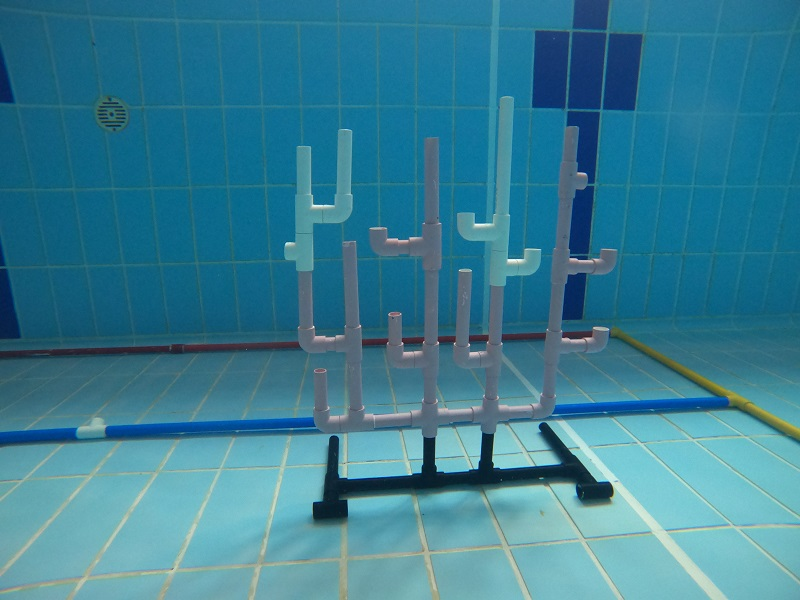
#> input picture scripts/grabcut/coral_under3.JPG, 800 x 600 px, found by its file name
$ python mask_tograbcut.py
#> lines starting #> are read from the running program, lines starting #| are printed output that depends on the picture; after the words box and inside, x2 and y2 are one past the last pixel; in counts of white or black regions, pixels touching at a corner belong together
import cv2
import numpy as np
from matplotlib import pyplot as plt

""" take in input mask: coral_mask.jpg for rect, background_mask.jpg for mask
    and edit values onto mask to simulate grabcut rect mask """

def get_rect():
    """
    take in mask from hsv to get approximate rect around coral
    replaces the edited_src.jpg, substitute for yolo
    """

    # read as 3 channel as rect later on drawn in purple
    img_drawrect = cv2.imread("coral_mask.jpg")
    if img_drawrect is None:
        exit("ERROR: failed to read img_drawrect")

    # need gray for contour operation
    image_gray = cv2.cvtColor(img_drawrect, cv2.COLOR_BGR2GRAY)

    # closed = cv2.morphologyEx(image_gray, cv2.MORPH_CLOSE, np.ones((3,3), np.uint8))
    closed = image_gray

    contours, hierarchy = cv2.findContours(closed, cv2.RETR_EXTERNAL, cv2.CHAIN_APPROX_SIMPLE)
    # draw in blue the contours that were found
    # cv2.drawContours(img_drawrect, contours, -1, [255,0,0], thickness=2)

    # find the biggest countour (c) by area
    c = max(contours, key = cv2.contourArea)
    cv2.drawContours(img_drawrect, c, -1, [255,0,255], thickness=3)
    x,y,w,h = cv2.boundingRect(c)

    # need to extend out ceiling as as white coral poorly detected
    # TODO: make function for extend range to handle edge cases of <0 and >width, >height
    extend_range = 10
    ext_x = x-extend_range
    ext_y = y-extend_range
    ext_w = w+2*extend_range
    ext_h = h+2*extend_range

    rect = (ext_x, ext_y, ext_w, ext_h)
    print ("rect", rect)

    # draw green rect around the biggest contour (c)
    # cv2.rectangle(img_drawrect,(x-extend_range,y-extend_range),(x+w+extend_range,y+h+extend_range),(0,255,0),2)
    cv2.rectangle(img_drawrect, (ext_x, ext_y), (ext_x+ext_w, ext_y+ext_h), (0,255,0), thickness=2)

    # cv2.imshow("rect", img_drawrect)
    # cv2.waitKey(0)

    return rect

def get_mask(rect):
    """ convert background_mask.jpg to appropriate mask for grabcut """

    background_mask = cv2.imread("background_mask.jpg", 0)

    # to clean up stray pixels
    _, background_mask = cv2.threshold(background_mask, 127, 255, cv2.THRESH_BINARY)

    print("background_mask.shape", background_mask.shape)
    height, width = background_mask.shape[:2]

    # get (i, j) positions of all RGB pixels that are black (i.e. [0, 0, 0])
    white_pixels = np.where(background_mask[:, :] != 0)

    # out_mask initialized as probable foreground
    out_mask = np.zeros(background_mask.shape, dtype=np.uint8)
    out_mask[:,:] = 3
    """
        0: background
        1: foreground
        2: probable background
        3: probable foreground
    """
    out_mask[white_pixels] = 2      # probable background based on blue background mask

    # drawing definite background (0) on out_mask, all pixels outside rect
    img_drawrect = np.zeros(background_mask.shape, dtype=np.uint8)
    cv2.rectangle(img_drawrect, (rect[0], rect[1]), (rect[0]+rect[2], rect[1]+rect[3]), 255, thickness=-1)
    out_mask[np.where(img_drawrect==0)] = 0
    # cv2.imshow("img_drawrect in get mask", img_drawrect)

    combined_background = np.where((out_mask==0) + (out_mask==2), 255, 0).astype('uint8')
    combined_foreground = cv2.bitwise_not(combined_background)

    # [5 lines of commented-out code are left out]

    return out_mask


img_src = cv2.imread("coral_under3.jpg")
#> img_src is the input picture: shape (600, 800, 3); mean B, G, R 148, 126.5, 56.7
rect = get_rect()
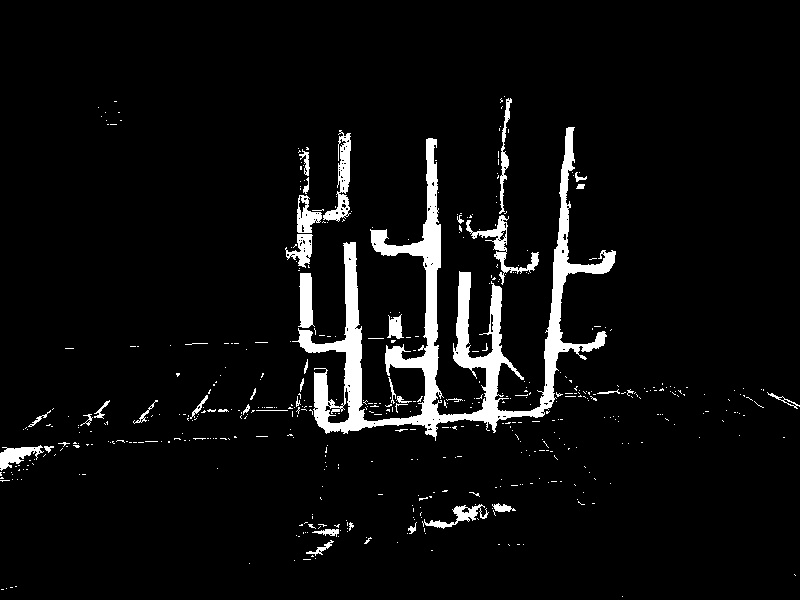
#> input picture scripts/grabcut/coral_mask.jpg, 800 x 600 px
#> in get_rect, img_drawrect is the input picture: shape (600, 800, 3); min 0, max 255, mean 13.8
#> in get_rect, `contours, hierarchy = cv2.findContours(closed, cv2.RETR_EXTERNAL, cv2...`: contours = 833 contours, 790 with area under 20; largest, box (x1, y1, x2, y2) and area: (280, 96, 657, 454) 32138, (400, 489, 517, 536) 1258, (0, 434, 84, 488) 1182, (296, 519, 360, 560) 851, (177, 372, 288, 424) 631
#> in get_rect, `c = max(contours, key = cv2.contourArea)`: c = contour of 6960 points, box (x1, y1, x2, y2) (280, 96, 657, 454), area 32138
#> in get_rect, `x,y,w,h = cv2.boundingRect(c)`: x = 280; y = 96; w = 377; h = 358
#> in get_rect, `ext_x = x-extend_range`: ext_x = 270
#> in get_rect, `ext_y = y-extend_range`: ext_y = 86
#> in get_rect, `ext_w = w+2*extend_range`: ext_w = 397
#> in get_rect, `ext_h = h+2*extend_range`: ext_h = 378
#> in get_rect, `rect = (ext_x, ext_y, ext_w, ext_h)`: rect = (270, 86, 397, 378)
#| rect (270, 86, 397, 378)
#> in get_rect, `cv2.rectangle(img_drawrect, (ext_x, ext_y), (ext_x+ext_w, ext_y+ext_h)..`:
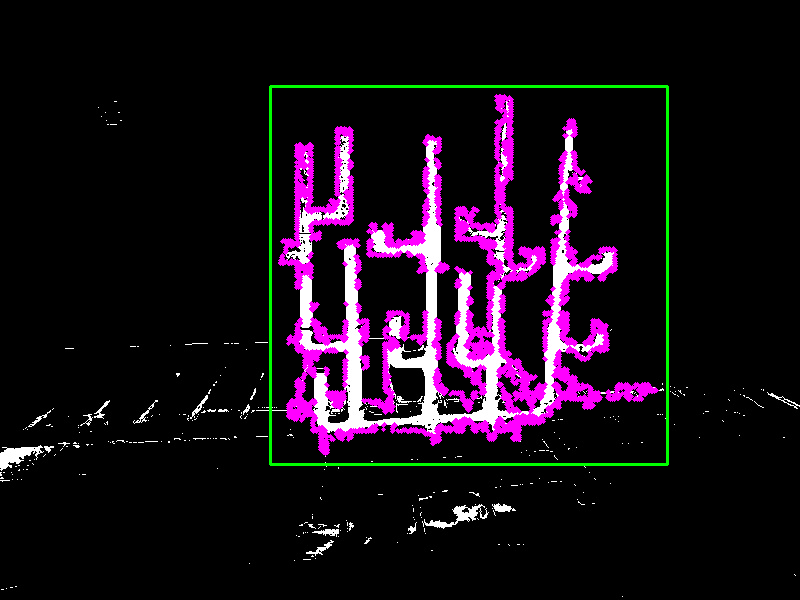
#> img_drawrect: shape (600, 800, 3); mean B, G, R 25.1, 12.9, 25.1
#> rect = (270, 86, 397, 378)
mask = get_mask(rect)
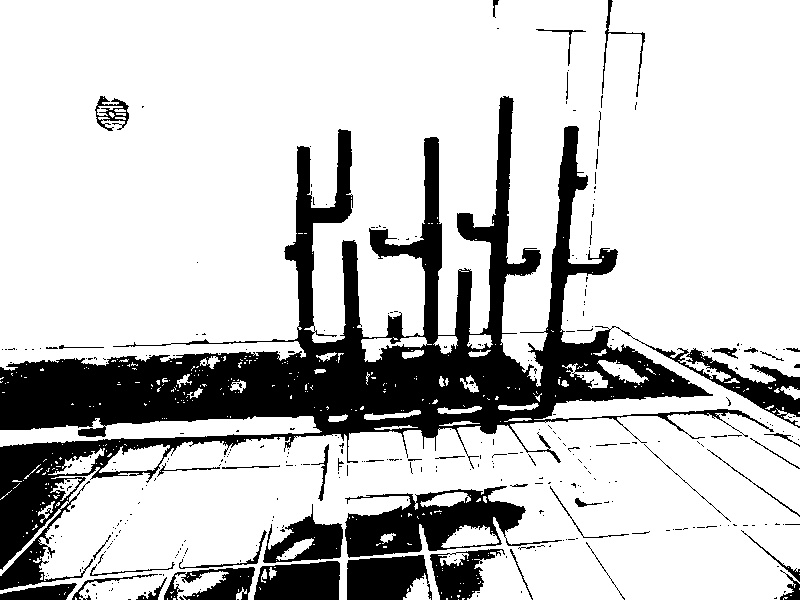
#> input picture scripts/grabcut/background_mask.jpg, 800 x 600 px
#> in get_mask, background_mask is the input picture: shape (600, 800); min 0, max 255, mean 200.6
#> in get_mask, `_, background_mask = cv2.threshold(background_mask, 127, 255, cv2.THRE..`: background_mask: shape (600, 800); 78.7% white; 359 black regions (309 under 20 px), largest, box (x1, y1, x2, y2) and area: (0, 96, 800, 590) 77751, (345, 486, 562, 558) 6864, (347, 555, 432, 600) 3021
#| background_mask.shape (600, 800)
#> in get_mask, `white_pixels = np.where(background_mask[:, :] != 0)`: white_pixels = 377659 positions, rows 0 to 599, columns 0 to 799
#> in get_mask, `cv2.rectangle(img_drawrect, (rect[0], rect[1]), (rect[0]+rect[2], rect..`:
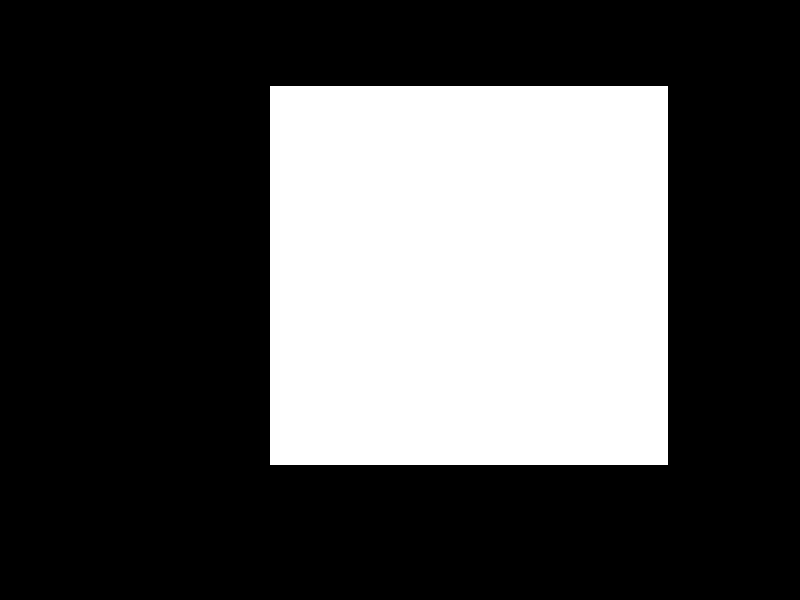
#> img_drawrect: shape (600, 800); 31.4% white; 1 white region, box (x1, y1, x2, y2) and area: (270, 86, 668, 465) 150842
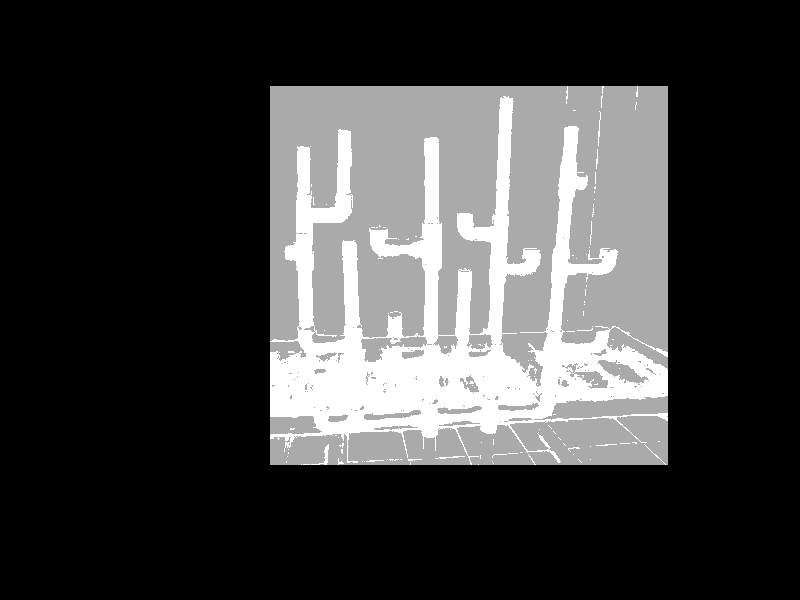
#> mask: shape (600, 800); min 0, max 3, mean 0.727; drawn with min black and max white

rect_or_mask = 'r'
output = np.zeros((img_src.shape), dtype=np.uint8)
for i in range(3):
# while True:
    cv2.imshow('output', output)
    cv2.imshow('input', img_src)
    k = cv2.waitKey(1)

    if k == 27:        # esc to exit
        break
    # elif k == ord('n'):
    try:
        bgdmodel = np.zeros((1, 65), np.float64)
        fgdmodel = np.zeros((1, 65), np.float64)
        cv2.grabCut(img_src, mask, rect, bgdmodel, fgdmodel, 1, cv2.GC_INIT_WITH_MASK)
    except:
        import traceback
        traceback.print_exc()

    mask2 = np.where((mask==1) + (mask==3), 255, 0).astype('uint8')
    # cv2.imshow("mask2 = probable + definite foreground", mask2)
    cv2.imshow("background", np.where(mask==0, 255, 0).astype('uint8'))
    cv2.imshow("foreground", np.where(mask==1, 255, 0).astype('uint8'))
    cv2.imshow("probable_background", np.where(mask==2, 255, 0).astype('uint8'))
    cv2.imshow("probable_foreground", np.where(mask==3, 255, 0).astype('uint8'))
    output = cv2.bitwise_and(img_src, img_src, mask=mask2)
#> this loop made 1 pass; (key Esc is pressed on pass 1)

if cv2.waitKey(0) == ord('s'):
#> (key Esc is pressed here)
    pass
